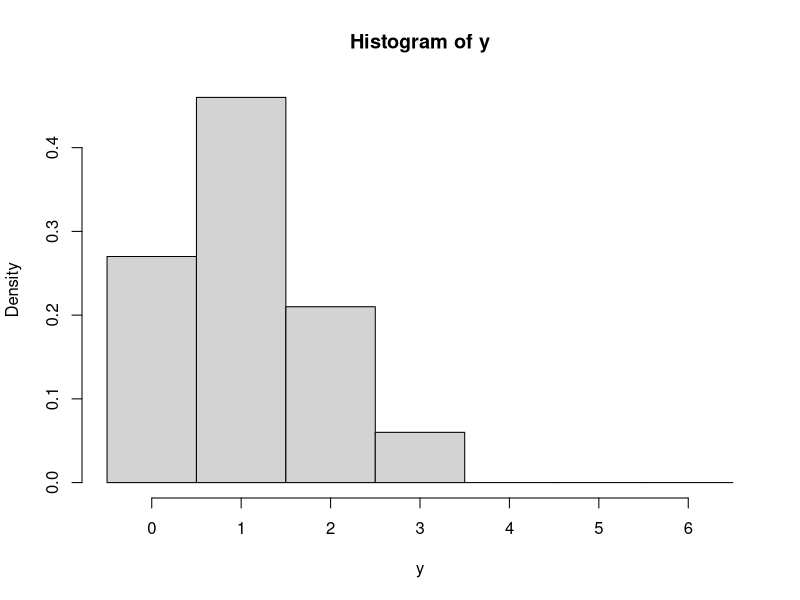
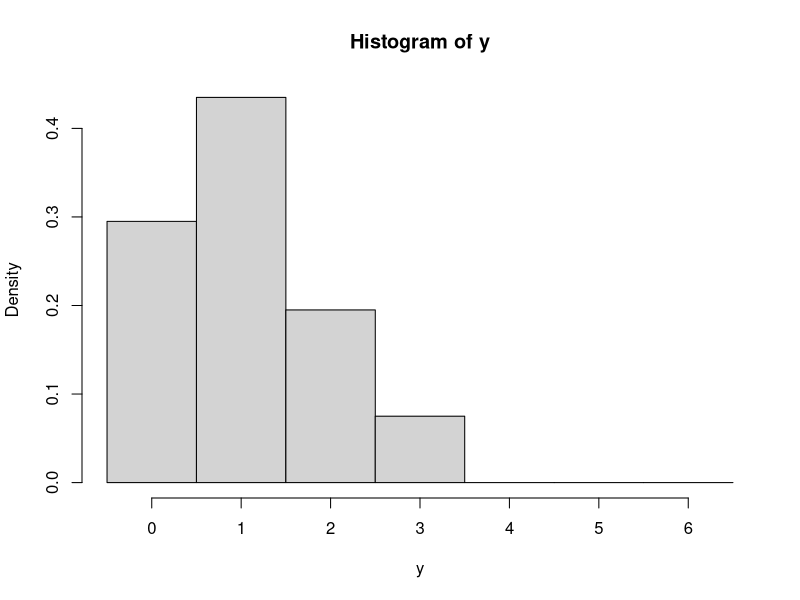
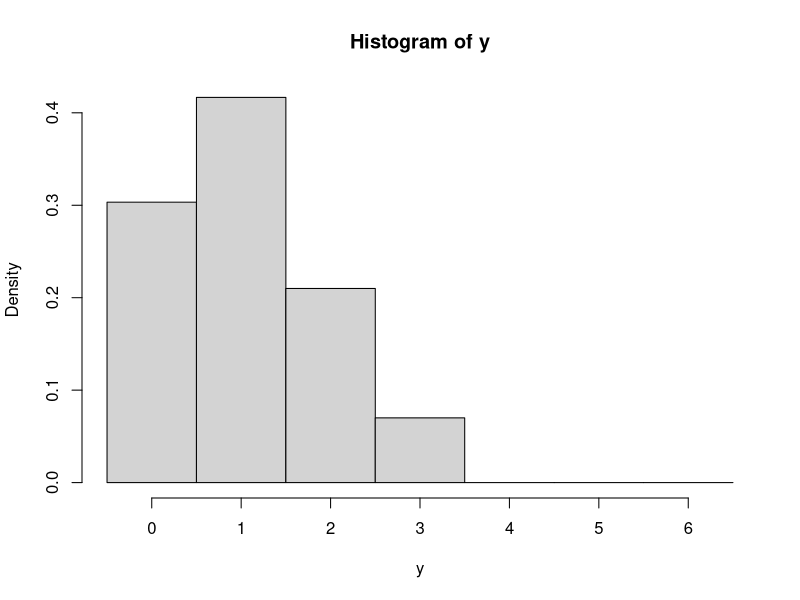
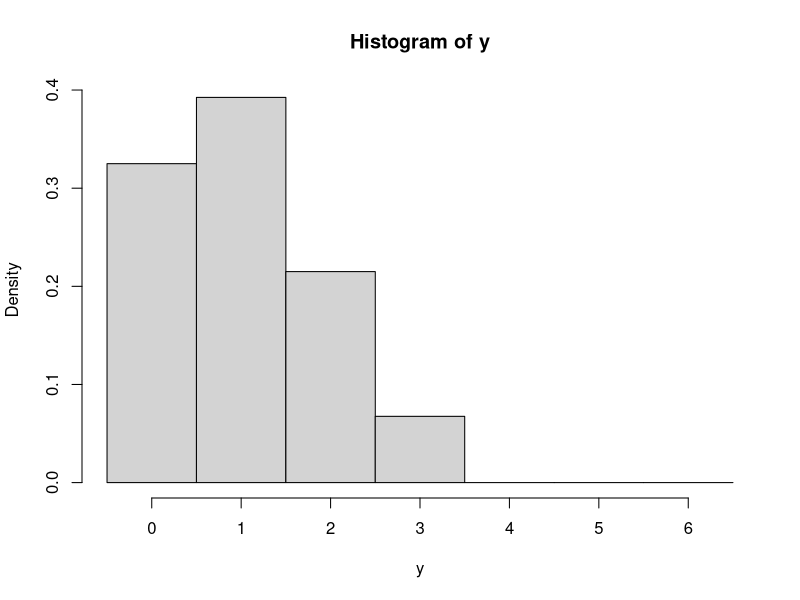
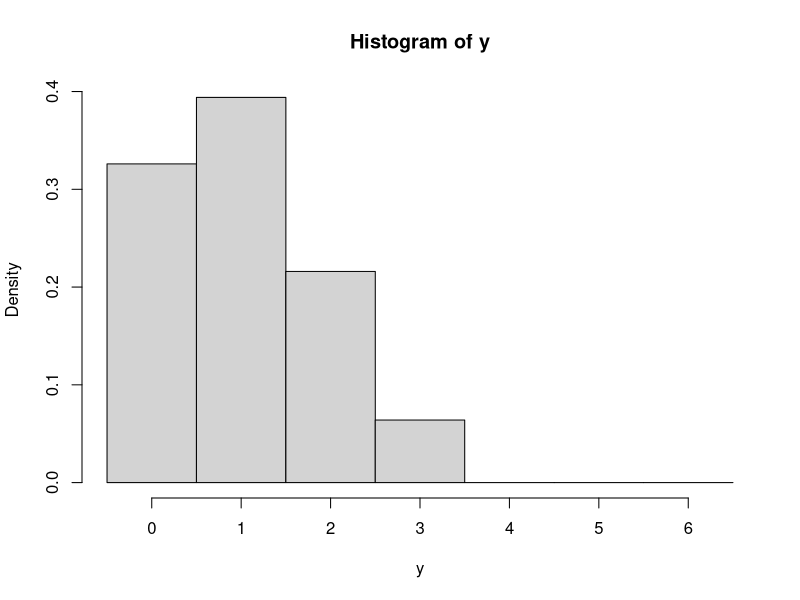
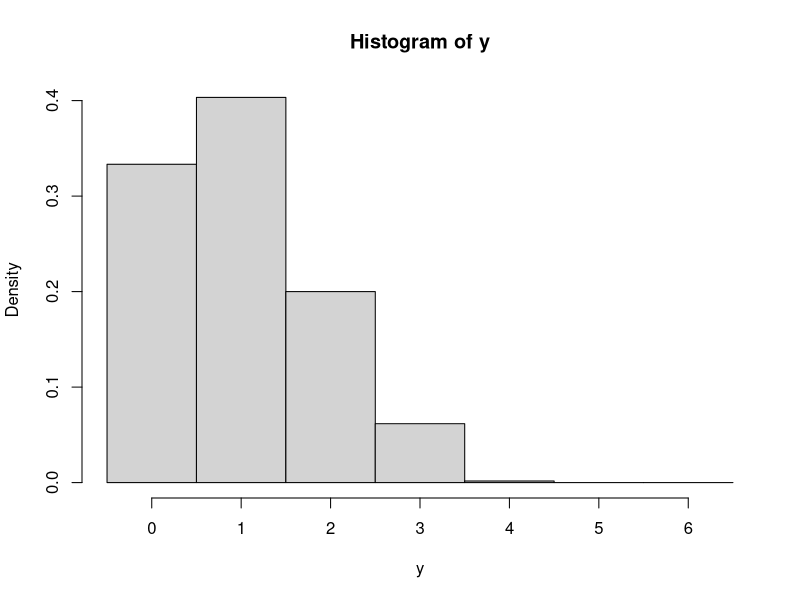
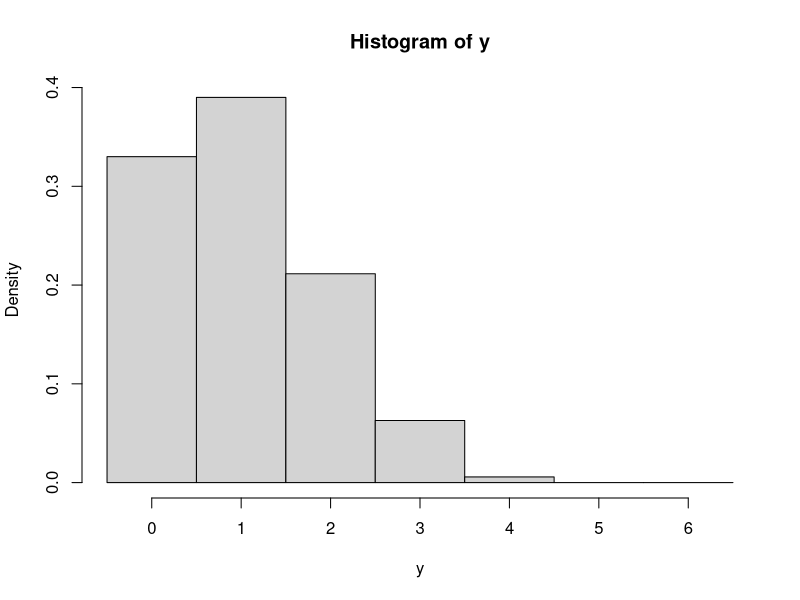
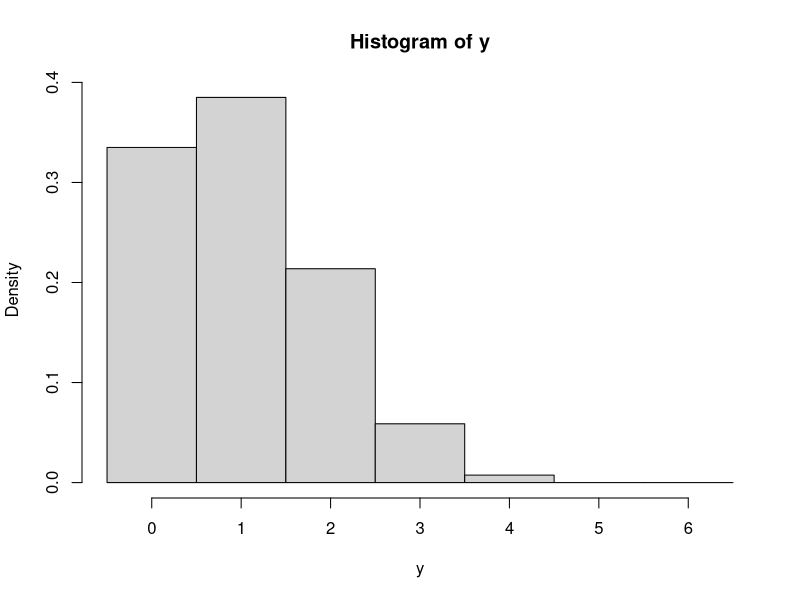

These charts were generated, in order, by the following R code:
#if (!require("ggplot2")) install.packages("ggplot2")
#library(ggplot2)

#in order to run source("filename", echo=TRUE)
x = c() 
y = c()

for (j in 1:100){
#	y = c()
	for (i in 1:100){
		x <- sample(1:6, 6, replace=TRUE)
		y <- c(y,sum(x==6))
	}
	#hist(y, prob = TRUE, br=length(unique(y)))
	breaks <- c(-0.5, 0.5, 1.5, 2.5, 3.5, 4.5, 5.5, 6.5)
	test <- hist(y, prob = TRUE, br=breaks)
	#test <- hist(y, prob = TRUE)

	#plot(table(y))
	#lines(density(y), col="blue", lwd=2)
}
test
mean(y)
median(y)
sum(y==0)/10000
sum(y==1)/10000
sum(y==2)/10000
sum(y==3)/10000
sum(y==4)/10000
#density_values <- dnorm(x, mean = mean(y), sd = sd(y))
#lines(x, density_values)
#for (i in 1:1000){
#	x <- sample(1:6, 1000, replace=TRUE)
#	y <- c(y,sum(x==6))
#}

#par(mfrow(c(1,2)))

#hist(y, prob = TRUE, breaks=length(unique(y)))

#plot(table(y))
#lines(density(y), col="blue", lwd=2)

